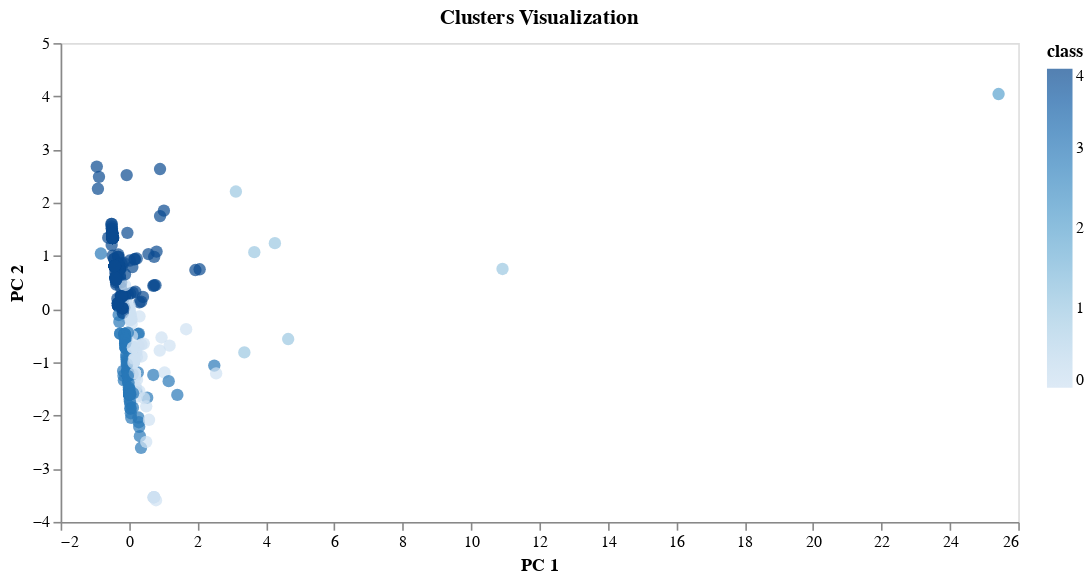

Notebook cell for this chart:
### Markdown cell above
### Visualizing Results

#### 3D-Scatter with Clusters

### Code cell
# Creating a 2D-Scatter with the PCA data and the clusters
alt.Chart(clustered_df).mark_circle(size=60).encode(
    x='PC 1', y='PC 2', color=alt.Color('class'),
    tooltip=['CoinName', 'Algorithm', 'TotalCoinsMined', 
             'TotalCoinSupply']).interactive().configure_axis(grid=False).properties(title='Clusters Visualization', width=600)

### Figure 1 — Vega-Lite specification as saved in the notebook (floating-point values rounded to 4 significant figures; data arrays with more than 128 entries replaced by an {"elided": "..."} marker saying what was removed)
{"config": {"view": {"continuousWidth": 400, "continuousHeight": 300}, "axis": {"grid": false}}, "data": {"name": "data-d0282d0e1a5644263f0fce9d7e67a372"}, "mark": {"type": "circle", "size": 60}, "encoding": {"color": {"type": "quantitative", "field": "class"}, "tooltip": [{"type": "nominal", "field": "CoinName"}, {"type": "quantitative", "field": "Algorithm"}, {"type": "quantitative", "field": "TotalCoinsMined"}, {"type": "nominal", "field": "TotalCoinSupply"}], "x": {"type": "quantitative", "field": "PC 1"}, "y": {"type": "quantitative", "field": "PC 2"}}, "selection": {"selector001": {"type": "interval", "bind": "scales", "encodings": ["x", "y"]}}, "title": "Clusters Visualization", "width": 600, "$schema": "https://vega.github.io/schema/vega-lite/v4.8.1.json", "datasets": {"data-d0282d0e1a5644263f0fce9d7e67a372": {"elided": "532 records"}}}
